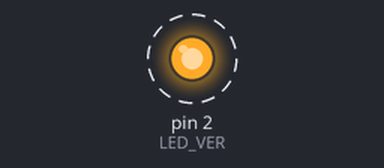
A sketch run on a simulated Arduino Uno, built with avr-gcc and run on an emulated ATmega328P. On the bench: output pins drawn as LEDs (lit = HIGH). Dashed ring = blinking.

Above: at 0.5 s.
Timing chart, 0 to 3.5 s (numbered marks = the images above):
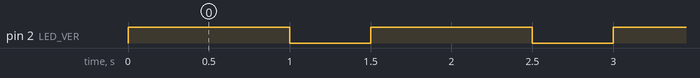

Measured:
- by itself, pin 2 (LED_VER): alternates HIGH for 1.0 s and LOW for 0.50 s

The sketch:

intro.ino
```cpp
  int ledVermelho = 2;

  #define LED_VER 2 //constante

void setup() {
  // put your setup code here, to run once:
  /*é uma função chamada sempre que o programa inicia. Devemos usá-la para iniciar variáveis, configurar as portas do Arduino, carregar bibliotecas, etc. A função de setup() é executada apenas uma vez e sempre quando o Arduino é ligado ou quando apertamos seu botão de "Reset".*/


  pinMode(LED_VER,OUTPUT); // porta e saida. aqui diz que terá saida de força na porta 2
  /*O nome da função para configurar uma porta digital é pinMode(...). O pinMode recebe dois parâmetros, o primeiro é o número da porta e o segundo é o modus, de entrada ou saída.*/

  Serial.begin(9600); //monitor serial para debugar o codigo

}

void loop() {
  // put your main code here, to run repeatedly:
  piscaLed(LED_VER);

}

void piscaLed(int portaLed){
 digitalWrite(portaLed,1);
  delay(1000);
  digitalWrite(portaLed,0);
  delay(500);
}
```
